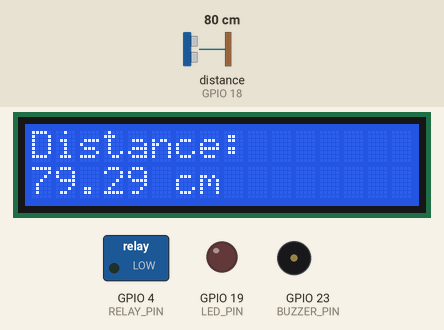
Recording of a sketch running on a simulated ESP32. On the bench: 16×2 character LCD, switched loads named in the sketch (green lamp = pin HIGH), output pins drawn as LEDs (lit = HIGH), buzzer (waves = sounding, pin HIGH). Wiring (from diagram.json): ultrasonic range finder: trigger GPIO 5; echo GPIO 18. Inputs (shaded band) come from the test bench; at power-on: distance to the obstacle (sensor on GPIO 18) 80 cm. The echo pulse lasts 58.3 µs per cm; WiFi joins after 1.5 s; servers stay silent unless stated; pins used as bus, display or sensor lines are not drawn; what the sketch prints to the serial monitor is not drawn.

Above: at 5.0 s.
5.1 s: distance to the obstacle (sensor on GPIO 18) set to 12 cm
At 7.1 s:
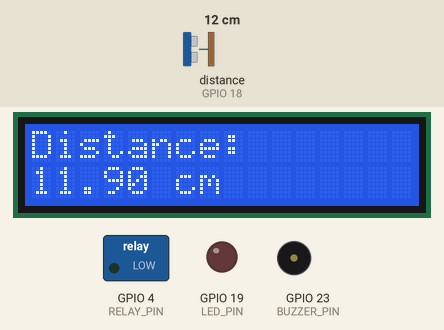
7.4 s: distance to the obstacle (sensor on GPIO 18) set to 9 cm
At 8.9 s:
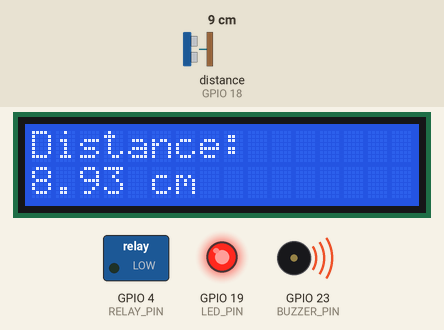
9.4 s: distance to the obstacle (sensor on GPIO 18) set to 7 cm
At 10.4 s:
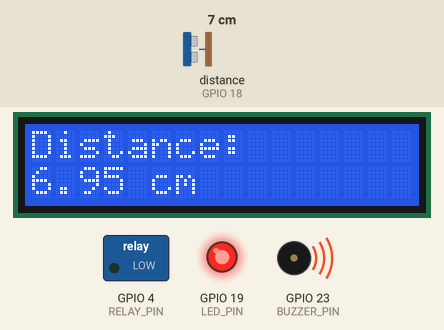
11.4 s: distance to the obstacle (sensor on GPIO 18) set to 4 cm
At 13.1 s:
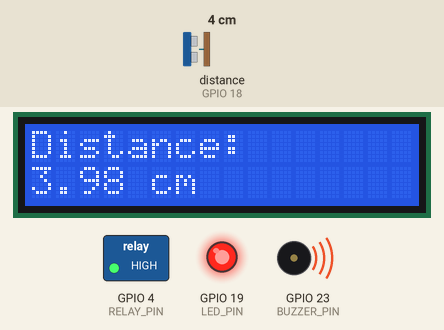
Timing chart, 0 to 14.4 s (numbered marks = the images above; inputs shaded):
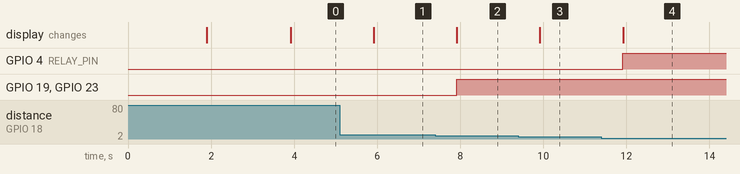

The sketch:

sketch.ino
```cpp
#define BLYNK_TEMPLATE_ID "TMPL4njNYKzr_"
#define BLYNK_TEMPLATE_NAME "IOT Proximity Alert System"
#define BLYNK_AUTH_TOKEN "ObEfsaj-KftphJn9uglSGdXtiG2vAOUK"

#include <WiFi.h>
#include <BlynkSimpleEsp32.h>
#include <LiquidCrystal_I2C.h>

// Ultrasonic Sensor Pins
#define TRIG_PIN     5
#define ECHO_PIN     18

// Outputs
#define LED_PIN      19
#define BUZZER_PIN   23
#define RELAY_PIN    4

// WiFi credentials (Wokwi)
char ssid[] = "Wokwi-GUEST";
char pass[] = "";

// Non-blocking timing variables
unsigned long previousMillis = 0;  // stores the last time the sensor was read
const long interval = 1000;  // interval at which to update (milliseconds)

LiquidCrystal_I2C lcd(0x27, 16, 2); // I2C LCD at address 0x27

long duration;
float distance;

void setup() {
  Serial.begin(115200);
  Serial.println("Connecting to Blynk...");
  Blynk.begin(BLYNK_AUTH_TOKEN, ssid, pass);

  // Configure pins
  pinMode(TRIG_PIN, OUTPUT);
  pinMode(ECHO_PIN, INPUT);
  pinMode(LED_PIN, OUTPUT);
  pinMode(BUZZER_PIN, OUTPUT);
  pinMode(RELAY_PIN, OUTPUT);

  // Initialize LCD
  lcd.init();
  lcd.backlight();
  lcd.setCursor(0, 0);
  lcd.print("IOT Proximity");
  lcd.setCursor(0, 1);
  lcd.print("Alert System");
  delay(2000);
  lcd.clear();
}

void loop() {
  Blynk.run();

  unsigned long currentMillis = millis();  // Get the current time

  // Check if it's time to update the sensor
  if (currentMillis - previousMillis >= interval) {
    // Save the last time the sensor was read
    previousMillis = currentMillis;

    // Measure distance
    digitalWrite(TRIG_PIN, LOW);
    delayMicroseconds(2); // short delay to ensure clean pulse
    digitalWrite(TRIG_PIN, HIGH);
    delayMicroseconds(10); // 10us pulse to trigger the sensor
    digitalWrite(TRIG_PIN, LOW);

    duration = pulseIn(ECHO_PIN, HIGH);
    distance = duration * 0.034 / 2;

    // Display on LCD
    lcd.clear();
    lcd.setCursor(0, 0);
    lcd.print("Distance: ");
    lcd.setCursor(0, 1);
    lcd.print(distance);
    lcd.print(" cm");

    // Send to Blynk
    Blynk.virtualWrite(V0, distance);

    // Alerts
    String status = "Safe";
    String relayStatus = "RELAY OFF";

    if (distance < 10 && distance > 0) {
      digitalWrite(LED_PIN, HIGH);
      digitalWrite(BUZZER_PIN, HIGH);
      status = "WARNING";
    } else {
      digitalWrite(LED_PIN, LOW);
      digitalWrite(BUZZER_PIN, LOW);
    }

    if (distance < 5 && distance > 0) {
      digitalWrite(RELAY_PIN, HIGH);
      relayStatus = "RELAY ON";
    } else {
      digitalWrite(RELAY_PIN, LOW);
    }

    // Update Blynk widgets
    Blynk.virtualWrite(V1, status);
    Blynk.virtualWrite(V2, relayStatus);

    // Log to terminal
    if (status == "WARNING") {
      String log = "ALERT: " + String(distance) + " cm | " + status + " | Time: " + String(millis() / 1000) + "s";
      Blynk.virtualWrite(V3, log);
    }
  }
}
```

Measured:
- the behaviour switches between 11 and 10 cm on distance to the obstacle (sensor on GPIO 18) (found by bisection; images 1 and 2)
- the behaviour switches between 6 and 5 cm on distance to the obstacle (sensor on GPIO 18) (found by bisection; images 3 and 4)
- after the input at 5.1 s, the display: changes after 0.82 s (image 1)
- after the input at 7.4 s, GPIO 19 (LED_PIN), GPIO 23 (BUZZER_PIN): LOW → HIGH after 0.52 s; the display: changes after 0.52 s (image 2)
- after the input at 9.4 s, the display: changes after 0.52 s (image 3)
- after the input at 11.4 s, GPIO 4 (RELAY_PIN): LOW → HIGH after 0.52 s; the display: changes after 0.52 s (image 4)
